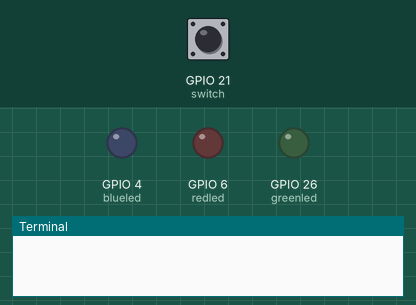
Recording of a program running on a simulated Raspberry Pi (BCM pin numbers). On the bench: output pins drawn as LEDs (lit = HIGH), the last lines printed to the terminal. The test bench sets the inputs (shaded band); at power-on: GPIO 21 (switch) LOW.

Above: at 1.2 s.
1.3 s: GPIO 21 (switch) pulled HIGH for 1 s
At 2.5 s:
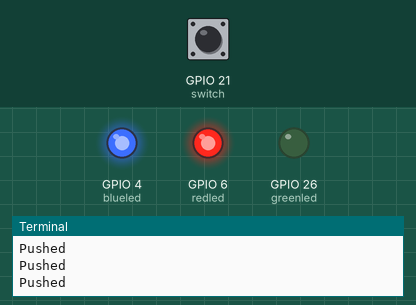
3.8 s: GPIO 21 (switch) pulled HIGH for 0.15 s
At 5.0 s:
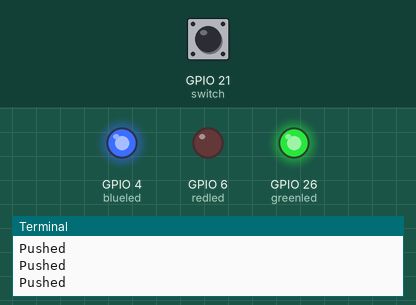
5.4 s: GPIO 21 (switch) pulled HIGH for 3.2 s
At 9.8 s:
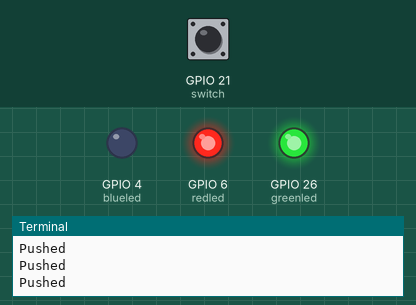
Timing chart, 0 to 11.3 s (numbered marks = the images above; inputs shaded):
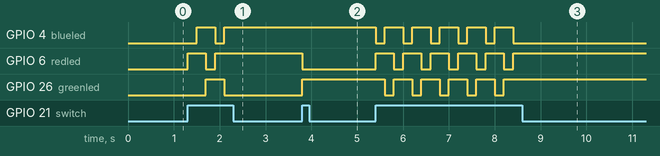

Measured:
- after the input at 1.3 s, GPIO 4 (blueled): LOW → HIGH after 0.20 s, → LOW 0.40 s later, → HIGH 0.20 s later; GPIO 6 (redled): LOW → HIGH at once, → LOW 0.40 s later, → HIGH 0.20 s later; GPIO 26 (greenled): LOW → HIGH after 0.40 s, → LOW 0.40 s later
- after the input at 3.8 s, GPIO 6 (redled): HIGH → LOW at once; GPIO 26 (greenled): LOW → HIGH at once
- after the input at 5.4 s, GPIO 4 (blueled): alternates HIGH for 0.40 s and LOW for 0.20 s, 11 changes in all, then stays LOW, starting at once; GPIO 6 (redled): alternates HIGH for 0.40 s and LOW for 0.20 s, 11 changes in all, then stays HIGH, starting at once

The program:

input02.py
```python
import RPi.GPIO as GPIO
import time

switch = 21

redled = 6
blueled = 4
greenled = 26

GPIO.setmode(GPIO.BCM)
GPIO.setup(switch,GPIO.IN)

GPIO.setup(redled, GPIO.OUT)
GPIO.setup(blueled, GPIO.OUT)
GPIO.setup(greenled, GPIO.OUT)

try:
    while True:
        if GPIO.input(switch)== True:
            print("Pushed")


            if GPIO.input(redled) == GPIO.LOW:
                GPIO.output(redled,True)
                GPIO.output(blueled,False)
                time.sleep(0.2)

            elif GPIO.input(blueled) == GPIO.LOW:
                GPIO.output(blueled,True)
                GPIO.output(greenled,False)
                time.sleep(0.2)
            else:
                GPIO.output(greenled,True)
                GPIO.output(redled,False)
                time.sleep(0.2)

except KeyboardInterrupt:
    GPIO.cleanup()
```
